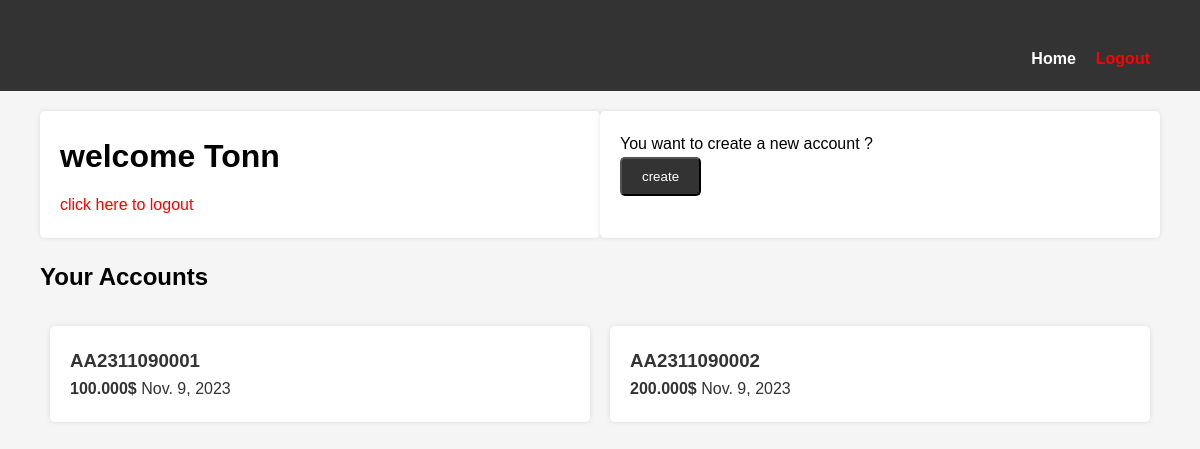
Before: / (signed in) with the older database file.
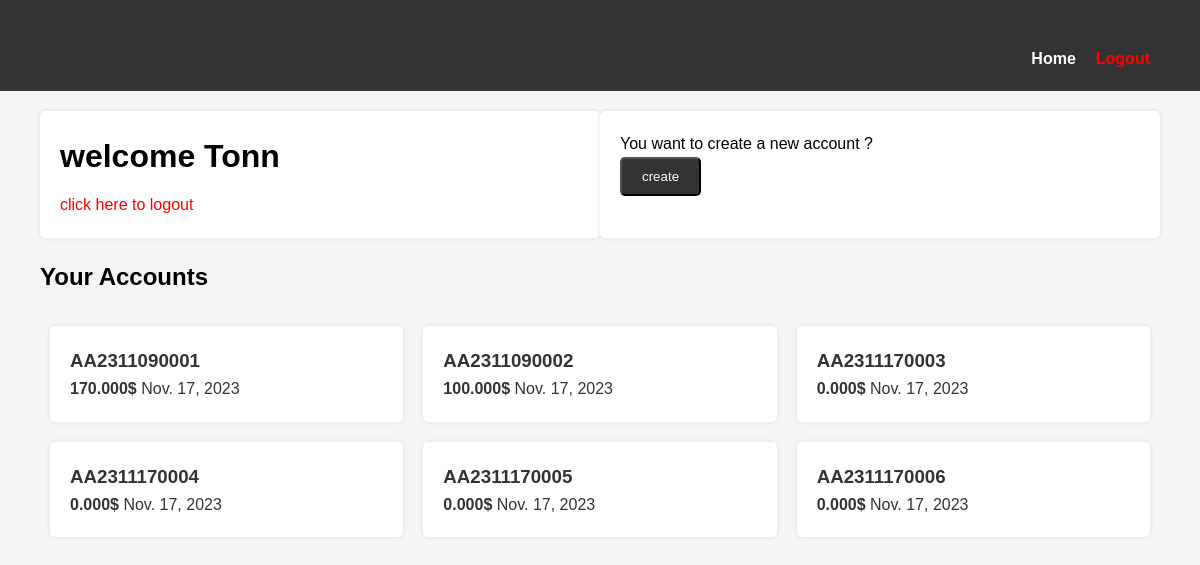
After: the same page with the newer database file.
### main/models.py (models this page shows, shortened)
class Account(models.Model):
    account_id = models.CharField(primary_key=True,max_length=12,unique=True,editable=False,blank=True)
    user_id = models.ForeignKey(CustomUser,on_delete=models.SET_NULL,null=True)
    slug = models.SlugField(unique=True,max_length=50,blank=True,editable=False)
    current_balance = models.DecimalField(max_digits=13,decimal_places=3,default=0,validators=[MinValueValidator(Decimal('0.0'))])
    open_date = models.DateField(auto_now=True)
    def get_absolute_url(self):
        return reverse('account',kwargs={'slug': self.slug})

### main/views.py (the view)
# urls.py: path('',views.home,name='home'),
@login_required(login_url='login')
def home(request : HttpRequest):
    if not request.user.is_active: return HttpResponse("waiting for activating account")
    accounts: QuerySet = Account.objects.filter(user_id=request.user)
    if request.method == "POST":
        if request.POST.get("create-account") == "create":
            Account.objects.create(user_id=request.user)
            return redirect(request.path_info)
    context = {"accounts": accounts}
    return render(request,"main/home.html",context=context)

### main/templates/main/home.html (shortened to what this page needs)
{% extends 'layout.html' %}
{% load static %}
{% block css %}
<link rel="stylesheet" href="{% static 'css/home.css' %}"/>
{% endblock %}
{% block content %}
<div class="small-container">
    <div class="col-2">
        <h1>welcome {{request.user.username}}</h1>
        <a style="color: red;" href="{% url 'logout' %}">click here to logout</a>
    </div>
    <div class="col-2">
        <p>You want to create a new account ?</p>
        <form action="" method="post">
            <input type="submit" name="create-account" value="create" class="btn">
        </form>
    </div>
</div>
<div class="container">
    <h2>Your Accounts</h2>
    <div class="accounts">
        {% for account in accounts %}
            <a class="account" href="{{account.get_absolute_url}}">
                <h3>{{account.account_id}}</h3>
                <strong>{{account.current_balance}}$</strong>
                <span>{{account.open_date}}</span>
            </a>
        {% endfor %}
    </div>
</div>
{% endblock %}

Changed rows visible on the page:
changed Account "AA2311090001": current_balance "100.000" → "170.000"; open_date "Nov. 9, 2023" → "Nov. 17, 2023"
changed Account "AA2311090002": current_balance "200.000" → "100.000"; open_date "Nov. 9, 2023" → "Nov. 17, 2023"
added Account: account_id "AA2311170003", current_balance "0.000", open_date "Nov. 17, 2023"
added Account: account_id "AA2311170004", current_balance "0.000", open_date "Nov. 17, 2023"
added Account: account_id "AA2311170005", current_balance "0.000", open_date "Nov. 17, 2023"
added Account: account_id "AA2311170006", current_balance "0.000", open_date "Nov. 17, 2023"
